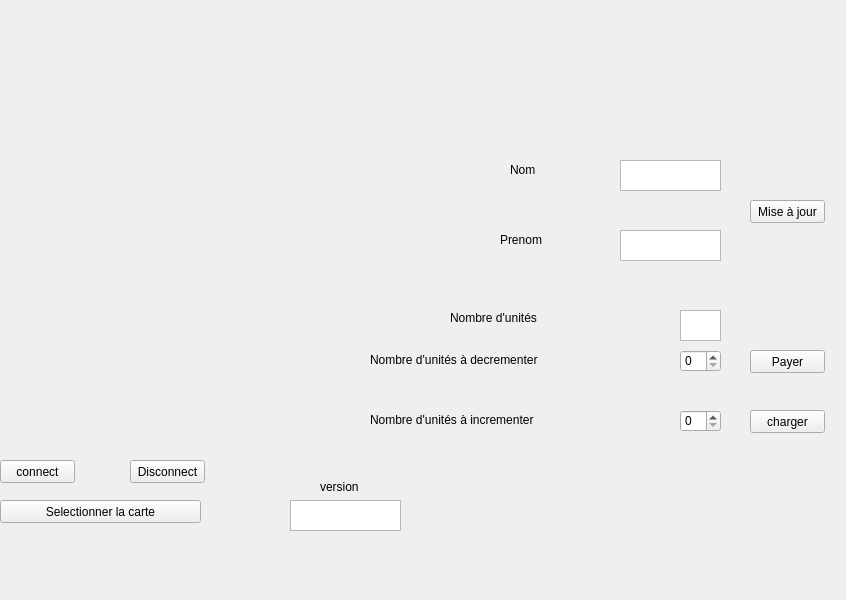
<?xml version="1.0" encoding="UTF-8"?>
<ui version="4.0">
 <class>MaFenetre</class>
 <widget class="QWidget" name="MaFenetre">
  <property name="geometry">
   <rect>
    <x>0</x>
    <y>0</y>
    <width>846</width>
    <height>600</height>
   </rect>
  </property>
  <property name="windowTitle">
   <string>MaFenetre</string>
  </property>
  <widget class="QPushButton" name="Connect">
   <property name="geometry">
    <rect>
     <x>0</x>
     <y>460</y>
     <width>75</width>
     <height>23</height>
    </rect>
   </property>
   <property name="text">
    <string>connect</string>
   </property>
  </widget>
  <widget class="QTextEdit" name="Affichage">
   <property name="geometry">
    <rect>
     <x>290</x>
     <y>500</y>
     <width>111</width>
     <height>31</height>
    </rect>
   </property>
  </widget>
  <widget class="QTextEdit" name="nom">
   <property name="geometry">
    <rect>
     <x>620</x>
     <y>160</y>
     <width>101</width>
     <height>31</height>
    </rect>
   </property>
  </widget>
  <widget class="QPushButton" name="Disconnect">
   <property name="geometry">
    <rect>
     <x>130</x>
     <y>460</y>
     <width>75</width>
     <height>23</height>
    </rect>
   </property>
   <property name="text">
    <string>Disconnect</string>
   </property>
  </widget>
  <widget class="QPushButton" name="selectionCarte">
   <property name="geometry">
    <rect>
     <x>0</x>
     <y>500</y>
     <width>201</width>
     <height>23</height>
    </rect>
   </property>
   <property name="text">
    <string>Selectionner la carte</string>
   </property>
  </widget>
  <widget class="QLabel" name="label">
   <property name="geometry">
    <rect>
     <x>510</x>
     <y>160</y>
     <width>47</width>
     <height>20</height>
    </rect>
   </property>
   <property name="layoutDirection">
    <enum>Qt::LeftToRight</enum>
   </property>
   <property name="text">
    <string>Nom</string>
   </property>
  </widget>
  <widget class="QLabel" name="label_2">
   <property name="geometry">
    <rect>
     <x>500</x>
     <y>230</y>
     <width>47</width>
     <height>20</height>
    </rect>
   </property>
   <property name="text">
    <string>Prenom</string>
   </property>
  </widget>
  <widget class="QTextEdit" name="prenom">
   <property name="geometry">
    <rect>
     <x>620</x>
     <y>230</y>
     <width>101</width>
     <height>31</height>
    </rect>
   </property>
  </widget>
  <widget class="QLabel" name="label_3">
   <property name="geometry">
    <rect>
     <x>320</x>
     <y>480</y>
     <width>47</width>
     <height>13</height>
    </rect>
   </property>
   <property name="text">
    <string>version</string>
   </property>
  </widget>
  <widget class="QPushButton" name="mise_a_jour">
   <property name="geometry">
    <rect>
     <x>750</x>
     <y>200</y>
     <width>75</width>
     <height>23</height>
    </rect>
   </property>
   <property name="text">
    <string>Mise à jour</string>
   </property>
  </widget>
  <widget class="QLabel" name="label_4">
   <property name="geometry">
    <rect>
     <x>450</x>
     <y>310</y>
     <width>111</width>
     <height>16</height>
    </rect>
   </property>
   <property name="text">
    <string>Nombre d'unités</string>
   </property>
  </widget>
  <widget class="QLabel" name="label_5">
   <property name="geometry">
    <rect>
     <x>370</x>
     <y>350</y>
     <width>171</width>
     <height>20</height>
    </rect>
   </property>
   <property name="text">
    <string>Nombre d'unités à decrementer</string>
   </property>
  </widget>
  <widget class="QTextEdit" name="nombreUnite">
   <property name="geometry">
    <rect>
     <x>680</x>
     <y>310</y>
     <width>41</width>
     <height>31</height>
    </rect>
   </property>
  </widget>
  <widget class="QPushButton" name="Buy">
   <property name="geometry">
    <rect>
     <x>750</x>
     <y>350</y>
     <width>75</width>
     <height>23</height>
    </rect>
   </property>
   <property name="text">
    <string>Payer</string>
   </property>
  </widget>
  <widget class="QSpinBox" name="valeurDecrementer">
   <property name="geometry">
    <rect>
     <x>680</x>
     <y>350</y>
     <width>41</width>
     <height>22</height>
    </rect>
   </property>
  </widget>
  <widget class="QSpinBox" name="valeurIncrementer">
   <property name="geometry">
    <rect>
     <x>680</x>
     <y>410</y>
     <width>41</width>
     <height>22</height>
    </rect>
   </property>
  </widget>
  <widget class="QPushButton" name="charger">
   <property name="geometry">
    <rect>
     <x>750</x>
     <y>410</y>
     <width>75</width>
     <height>23</height>
    </rect>
   </property>
   <property name="mouseTracking">
    <bool>false</bool>
   </property>
   <property name="text">
    <string>charger</string>
   </property>
  </widget>
  <widget class="QLabel" name="label_6">
   <property name="geometry">
    <rect>
     <x>370</x>
     <y>410</y>
     <width>171</width>
     <height>20</height>
    </rect>
   </property>
   <property name="text">
    <string>Nombre d'unités à incrementer</string>
   </property>
  </widget>
  <widget class="QLabel" name="label_7">
   <property name="geometry">
    <rect>
     <x>750</x>
     <y>0</y>
     <width>111</width>
     <height>61</height>
    </rect>
   </property>
   <property name="text">
    <string/>
   </property>
   <property name="pixmap">
    <pixmap>C:/Users/hugue/Desktop/a.PNG</pixmap>
   </property>
  </widget>
  <widget class="QLabel" name="label_8">
   <property name="geometry">
    <rect>
     <x>50</x>
     <y>120</y>
     <width>231</width>
     <height>301</height>
    </rect>
   </property>
   <property name="frameShadow">
    <enum>QFrame::Plain</enum>
   </property>
   <property name="text">
    <string/>
   </property>
   <property name="pixmap">
    <pixmap>C:/Users/hugue/Desktop/b.PNG</pixmap>
   </property>
   <property name="wordWrap">
    <bool>false</bool>
   </property>
  </widget>
  <widget class="QLabel" name="label_9">
   <property name="geometry">
    <rect>
     <x>60</x>
     <y>0</y>
     <width>181</width>
     <height>61</height>
    </rect>
   </property>
   <property name="text">
    <string/>
   </property>
  </widget>
  <widget class="QLabel" name="label_10">
   <property name="geometry">
    <rect>
     <x>0</x>
     <y>-10</y>
     <width>141</width>
     <height>31</height>
    </rect>
   </property>
   <property name="text">
    <string/>
   </property>
   <property name="pixmap">
    <pixmap>C:/Users/hugue/Desktop/c.PNG</pixmap>
   </property>
  </widget>
  <widget class="QLabel" name="label_11">
   <property name="geometry">
    <rect>
     <x>0</x>
     <y>30</y>
     <width>401</width>
     <height>61</height>
    </rect>
   </property>
   <property name="text">
    <string/>
   </property>
   <property name="pixmap">
    <pixmap>C:/Users/hugue/Desktop/d.PNG</pixmap>
   </property>
  </widget>
  <widget class="QLabel" name="label_12">
   <property name="geometry">
    <rect>
     <x>0</x>
     <y>540</y>
     <width>271</width>
     <height>61</height>
    </rect>
   </property>
   <property name="text">
    <string/>
   </property>
   <property name="pixmap">
    <pixmap>C:/Users/hugue/Desktop/e.PNG</pixmap>
   </property>
  </widget>
 </widget>
 <resources/>
 <connections/>
</ui>
